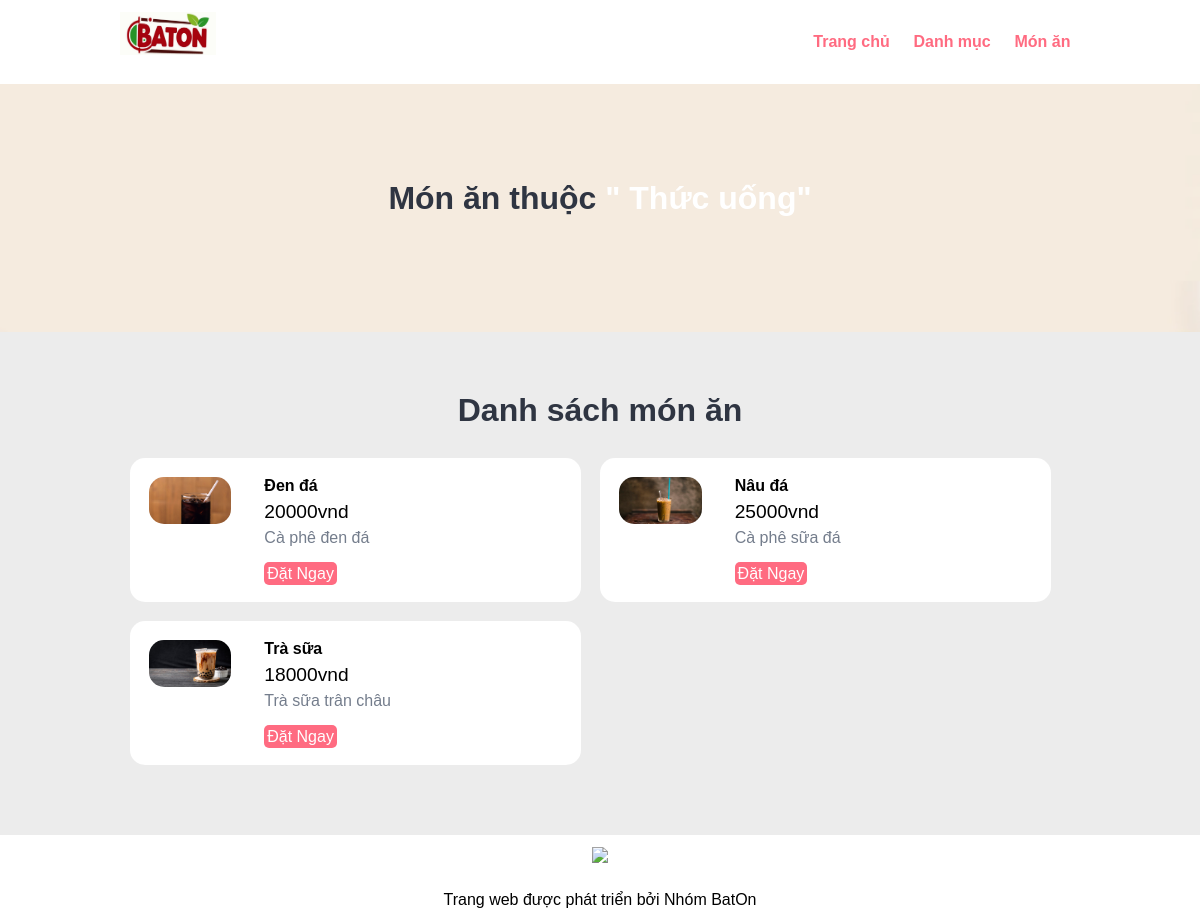
/category-foods.php?category_id=11, run on the app's committed database.
### tables this page shows
CREATE TABLE `tbl_food` (
  `id` int(10) UNSIGNED NOT NULL,
  `title` varchar(100) NOT NULL,
  `description` text NOT NULL,
  `price` int(10) NOT NULL,
  `image_name` varchar(255) NOT NULL,
  `category_id` int(10) UNSIGNED NOT NULL,
  `featured` varchar(10) NOT NULL,
  `active` varchar(10) NOT NULL
);

### category-foods.php (the view, shortened to what this page needs)
<?php include('partials-front/menu.php'); ?>
<?php
if(isset($_GET['category_id'])) {
  $category_id = $_GET['category_id'];
} else {
  header('location:'.SITEURL);
}
?>
<section class="food-search text-center">
  <div class="container">
    <h2>Món ăn thuộc <a href="#" class="text-white">"
      </a></h2>
  </div>
</section>
<section class="food-menu">
  <div class="container">
    <h2 class="text-center">Danh sách món ăn</h2>
    <?php
    $sql2 = "SELECT * FROM tbl_food WHERE category_id=$category_id";
    $res2 = mysqli_query($conn, $sql2);
    $count2 = mysqli_num_rows($res2);
    if($count2 > 0) {
      while($row2 = mysqli_fetch_assoc($res2)) {
        $id = $row2['id'];
        $title = $row2['title'];
        $price = $row2['price'];
        $description = $row2['description'];
        $image_name = $row2['image_name'];
        ?>
        <div class="food-menu-box">
          <div class="food-menu-img">
            <?php
            if($image_name == "") {
              include('partials-front/no-image.php');
            } else {
              ?>
              <img src="<?php echo SITEURL; ?>images/food/<?php echo $image_name; ?>" alt="<?php echo $title; ?>"
                class="img-responsive img-curve">
              <?php
            }
            ?>
          </div>
          <div class="food-menu-desc">
            <h4>
              <?php echo $title; ?>
            </h4>
            <p class="food-price">
              <?php echo $price; ?>vnd
            </p>
            <p class="food-detail">
              <?php echo $description; ?>
            </p>
            <br>
            <a href="<?php echo SITEURL; ?>order.php?food_id=<?php echo $id; ?>" class="btn btn-primary">Đặt Ngay</a>
          </div>
        </div>
        <?php
      }
    } else {
      echo "<div class='error'>Món ăn không có sẵn.</div>";
    }
    ?>
  </div>
</section>
<?php include('partials-front/footer.php'); ?>

### css/style.css (style rules this page uses)
* { margin: 0 0; padding: 0 0; font-family: Arial, Helvetica, sans-serif; }
.container { width: 80%; margin: 0 auto; padding: 1%; }
.img-responsive { width: 100%; aspect-ratio: 16 / 9; }
.img-curve { border-radius: 15px; }
.text-center { text-align: center; }
.text-white { color: white; }
a { color: #ff6b81; text-decoration: none; }
.btn { padding: 1%; border: none; font-size: 1rem; border-radius: 5px; }
.btn-primary { background-color: #ff6b81; color: white; cursor: pointer; }
h2 { color: #2f3542; font-size: 2rem; margin-bottom: 2%; }
.food-search { background-image: url(../images/bg1.png); background-size: cover; background-repeat: no-repeat; background-position: center; padding: 7% 0; }
.food-menu { background-color: #ececec; padding: 4% 0; }
.food-menu-box { width: 43%; margin: 1%; padding: 2%; float: left; background-color: white; border-radius: 15px; }
.food-menu-img { width: 20%; float: left; }
.food-menu-desc { width: 70%; float: left; margin-left: 8%; }
.food-price { font-size: 1.2rem; margin: 2% 0; }
.food-detail { font-size: 1rem; color: #747d8c; }

### data on the page
tbl_food: image_name (picture), title "Đen đá", price "20000", description "Cà phê đen đá"
tbl_food: image_name (picture), title "Nâu đá", price "25000", description "Cà phê sữa đá"
tbl_food: image_name (picture), title "Trà sữa", price "18000", description "Trà sữa trân châu"
